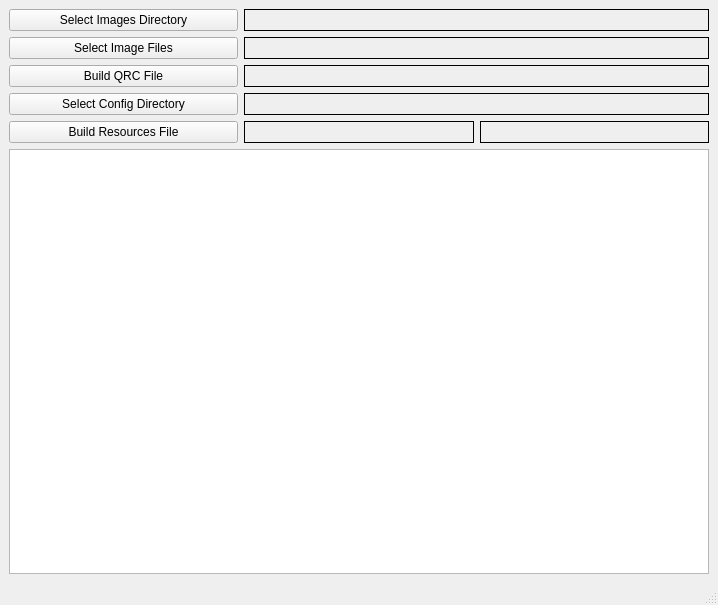
<?xml version="1.0" encoding="UTF-8"?>
<ui version="4.0">
 <class>MainWindow</class>
 <widget class="QMainWindow" name="MainWindow">
  <property name="geometry">
   <rect>
    <x>0</x>
    <y>0</y>
    <width>718</width>
    <height>605</height>
   </rect>
  </property>
  <property name="windowTitle">
   <string>MainWindow</string>
  </property>
  <widget class="QWidget" name="centralwidget">
   <layout class="QGridLayout" name="gridLayout">
    <item row="0" column="2" colspan="2">
     <widget class="QLabel" name="image_dir_lb">
      <property name="frameShape">
       <enum>QFrame::Box</enum>
      </property>
      <property name="text">
       <string/>
      </property>
     </widget>
    </item>
    <item row="6" column="1" colspan="3">
     <widget class="QListWidget" name="images_lw"/>
    </item>
    <item row="5" column="1">
     <widget class="QPushButton" name="build_resources_pb">
      <property name="text">
       <string>Build Resources File</string>
      </property>
     </widget>
    </item>
    <item row="0" column="1">
     <widget class="QPushButton" name="get_images_dir_pb">
      <property name="text">
       <string>Select Images Directory</string>
      </property>
     </widget>
    </item>
    <item row="4" column="2" colspan="2">
     <widget class="QLabel" name="config_dir_lb">
      <property name="frameShape">
       <enum>QFrame::Box</enum>
      </property>
      <property name="text">
       <string/>
      </property>
     </widget>
    </item>
    <item row="4" column="1">
     <widget class="QPushButton" name="get_config_dir_pb">
      <property name="text">
       <string>Select Config Directory</string>
      </property>
     </widget>
    </item>
    <item row="2" column="1">
     <widget class="QPushButton" name="get_images_pb">
      <property name="text">
       <string>Select Image Files</string>
      </property>
     </widget>
    </item>
    <item row="3" column="1">
     <widget class="QPushButton" name="build_qrc_pb">
      <property name="text">
       <string>Build QRC File</string>
      </property>
     </widget>
    </item>
    <item row="2" column="2" colspan="2">
     <widget class="QLabel" name="get_images_lb">
      <property name="frameShape">
       <enum>QFrame::Box</enum>
      </property>
      <property name="text">
       <string/>
      </property>
     </widget>
    </item>
    <item row="3" column="2" colspan="2">
     <widget class="QLabel" name="build_qrc_lb">
      <property name="frameShape">
       <enum>QFrame::Box</enum>
      </property>
      <property name="text">
       <string/>
      </property>
     </widget>
    </item>
    <item row="5" column="2">
     <widget class="QLabel" name="build_resources_lb">
      <property name="frameShape">
       <enum>QFrame::Box</enum>
      </property>
      <property name="text">
       <string/>
      </property>
     </widget>
    </item>
    <item row="5" column="3">
     <widget class="QLabel" name="rcc_version_lb">
      <property name="frameShape">
       <enum>QFrame::Box</enum>
      </property>
      <property name="text">
       <string/>
      </property>
     </widget>
    </item>
   </layout>
  </widget>
  <widget class="QMenuBar" name="menubar">
   <property name="geometry">
    <rect>
     <x>0</x>
     <y>0</y>
     <width>718</width>
     <height>24</height>
    </rect>
   </property>
  </widget>
  <widget class="QStatusBar" name="statusbar"/>
 </widget>
 <resources/>
 <connections/>
</ui>
